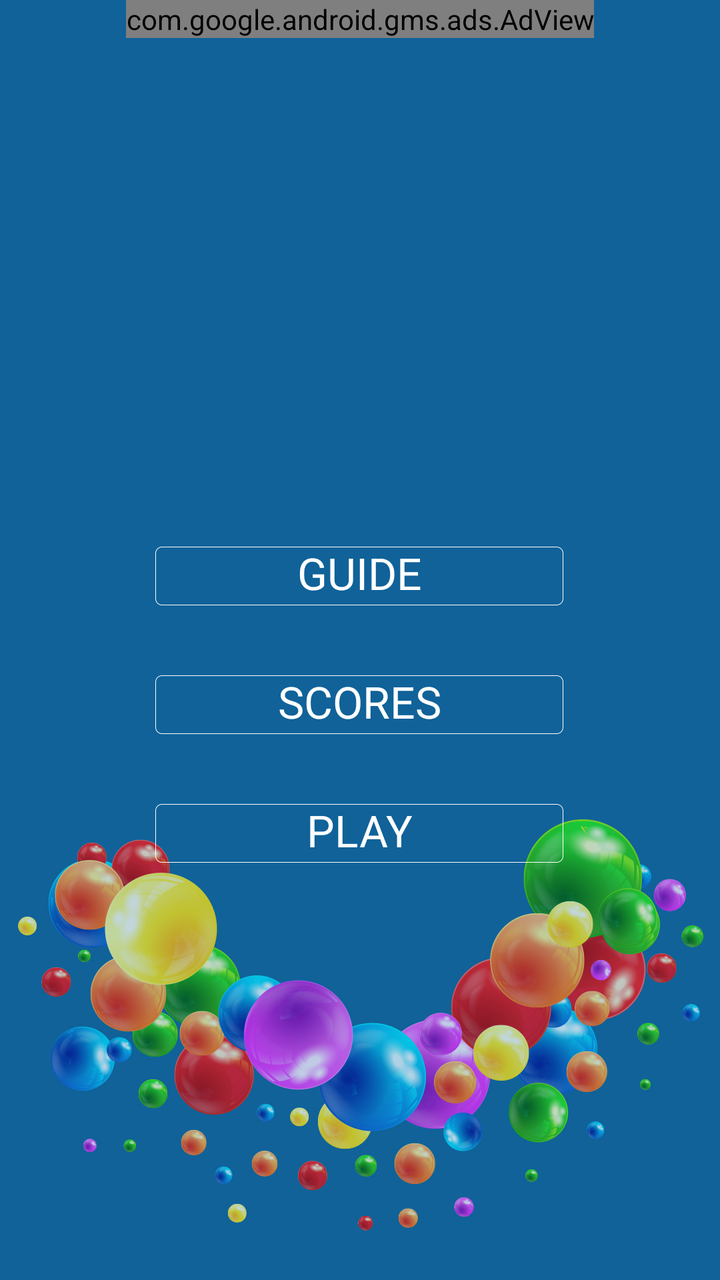
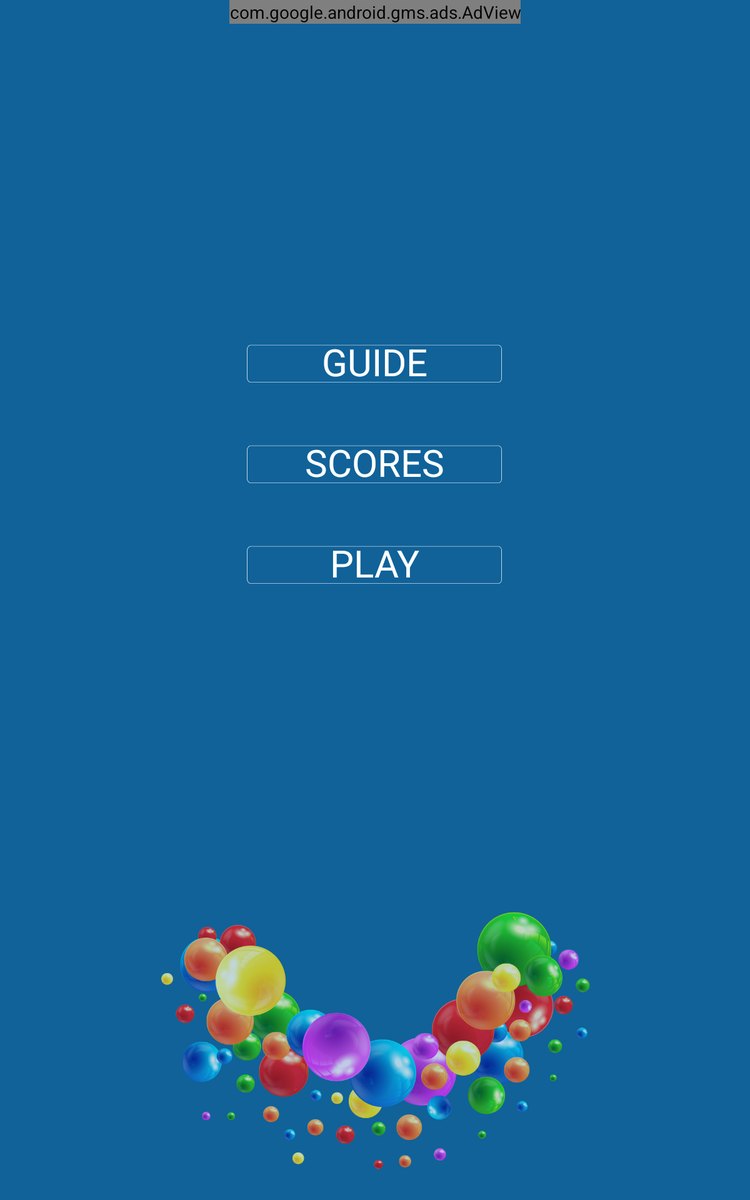

Compare how this app lays out the same screen by default and in its alternative resource folder. The renders come first, then the two layout files and the values they reference.
<!-- AndroidManifest.xml: application theme Theme.AppCompat.Light.NoActionBar -->
<!-- res/layout/menu.xml -->
<RelativeLayout
    xmlns:android="http://schemas.android.com/apk/res/android"
    xmlns:tools="http://schemas.android.com/tools"
    xmlns:ads="http://schemas.android.com/apk/res-auto"
    android:layout_width="match_parent"
    android:layout_height="match_parent"
    android:paddingLeft="@dimen/activity_horizontal_margin"
    android:paddingRight="@dimen/activity_horizontal_margin"
    android:paddingTop="@dimen/activity_vertical_margin"
    android:paddingBottom="@dimen/activity_vertical_margin"
    tools:context=".MainActivity"
    android:background="#ff106299">

    <com.google.android.gms.ads.AdView
        android:id="@+id/adView"
        android:layout_width="wrap_content"
        android:layout_height="wrap_content"
        android:layout_centerHorizontal="true"
        android:layout_alignParentTop="true"
        ads:adSize="BANNER"
        ads:adUnitId="@string/reklama_menu"
        >
    </com.google.android.gms.ads.AdView>

    <ImageView
        android:layout_width="wrap_content"
        android:layout_height="wrap_content"
        android:id="@+id/imageView2"
        android:layout_alignParentBottom="true"
        android:layout_marginBottom="10dp"
        android:src="@drawable/kulki_widok_menu"
        android:layout_centerHorizontal="true" />

    <TextView
        android:layout_width="wrap_content"
        android:layout_height="wrap_content"
        android:text="GUIDE"
        android:id="@+id/tv_guide"
        android:textSize="@dimen/font22"
        android:background="@drawable/scores_obwodka_przy_napisach"
        android:gravity="center"
        android:layout_centerHorizontal="true"
        android:textColor="#ffffffff"
        android:layout_above="@+id/tv_scores"
        android:layout_marginBottom="25dp" />

    <TextView
        android:layout_width="wrap_content"
        android:layout_height="wrap_content"
        android:text="SCORES"
        android:id="@+id/tv_scores"
        android:textSize="@dimen/font22"
        android:background="@drawable/scores_obwodka_przy_napisach"
        android:layout_centerHorizontal="true"
        android:textColor="#ffffffff"
        android:gravity="center"
        android:layout_above="@+id/tv_play"
        android:layout_marginBottom="25dp" />

    <TextView
        android:layout_width="wrap_content"
        android:layout_height="wrap_content"
        android:text="PLAY"
        android:id="@+id/tv_play"
        android:layout_centerHorizontal="true"
        android:textSize="@dimen/font22"
        android:background="@drawable/scores_obwodka_przy_napisach"
        android:gravity="center"
        android:textColor="#ffffffff"
        android:layout_alignTop="@+id/imageView2" />
</RelativeLayout>
<!-- resources referenced by this layout -->
<resources>
  <dimen name="activity_horizontal_margin">0dp</dimen>
  <dimen name="activity_vertical_margin">0dp</dimen>
  <dimen name="font22">22dp</dimen>
  <!-- drawable kulki_widok_menu: png bitmap (drawable-mdpi, 101668 bytes) -->
  <!-- drawable scores_obwodka_przy_napisach: png bitmap (drawable-hdpi, 556 bytes) -->
  <string name="reklama_menu">ca-app-pub-2530185123591218/4883986483</string>
</resources>
<!-- res/layout-sw600dp/menu.xml (the repository's variant of the layout above) -->
<!-- drawn on a 7-inch tablet held upright -->
<RelativeLayout
    xmlns:android="http://schemas.android.com/apk/res/android"
    xmlns:tools="http://schemas.android.com/tools"
    xmlns:ads="http://schemas.android.com/apk/res-auto"
    android:layout_width="match_parent"
    android:layout_height="match_parent"
    android:paddingLeft="@dimen/activity_horizontal_margin"
    android:paddingRight="@dimen/activity_horizontal_margin"
    android:paddingTop="@dimen/activity_vertical_margin"
    android:paddingBottom="@dimen/activity_vertical_margin"
    tools:context=".MainActivity"
    android:background="#ff106299">

    <com.google.android.gms.ads.AdView
        android:id="@+id/adView"
        android:layout_width="wrap_content"
        android:layout_height="wrap_content"
        android:layout_centerHorizontal="true"
        android:layout_alignParentTop="true"
        ads:adSize="BANNER"
        ads:adUnitId="@string/reklama_menu"
        >
    </com.google.android.gms.ads.AdView>

    <ImageView
        android:layout_width="wrap_content"
        android:layout_height="wrap_content"
        android:id="@+id/imageView2"
        android:layout_alignParentBottom="true"
        android:layout_marginBottom="10dp"
        android:src="@drawable/kulki_widok_menu"
        android:layout_centerHorizontal="true" />

    <TextView
        android:layout_width="wrap_content"
        android:layout_height="wrap_content"
        android:text="GUIDE"
        android:id="@+id/tv_guide"
        android:textSize="@dimen/font22"
        android:background="@drawable/scores_obwodka_przy_napisach"
        android:gravity="center"
        android:layout_below="@+id/adView"
        android:layout_centerHorizontal="true"
        android:textColor="#ffffffff"
        android:layout_marginTop="250dp" />

    <TextView
        android:layout_width="wrap_content"
        android:layout_height="wrap_content"
        android:text="SCORES"
        android:id="@+id/tv_scores"
        android:layout_below="@+id/tv_guide"
        android:textSize="@dimen/font22"
        android:background="@drawable/scores_obwodka_przy_napisach"
        android:layout_centerHorizontal="true"
        android:textColor="#ffffffff"
        android:layout_marginTop="40dp"
        android:gravity="center" />

    <TextView
        android:layout_width="wrap_content"
        android:layout_height="wrap_content"
        android:text="PLAY"
        android:id="@+id/tv_play"
        android:layout_below="@+id/tv_scores"
        android:layout_centerHorizontal="true"
        android:textSize="@dimen/font22"
        android:background="@drawable/scores_obwodka_przy_napisach"
        android:gravity="center"
        android:textColor="#ffffffff"
        android:layout_marginTop="40dp" />
</RelativeLayout>
<!-- resources referenced by the variant -->
<!-- as a 7-inch tablet held upright resolves them -->
<resources>
  <!-- from res/values-sw600dp/ -->
  <dimen name="activity_horizontal_margin">0dp</dimen>
  <!-- from res/values-sw600dp/ -->
  <dimen name="activity_vertical_margin">0dp</dimen>
  <!-- from res/values-sw600dp/ -->
  <dimen name="font22">30dp</dimen>
  <!-- drawable kulki_widok_menu: png bitmap (drawable-mdpi, 101668 bytes) -->
  <!-- drawable scores_obwodka_przy_napisach: png bitmap (drawable-hdpi, 556 bytes) -->
  <string name="reklama_menu">ca-app-pub-2530185123591218/4883986483</string>
</resources>
